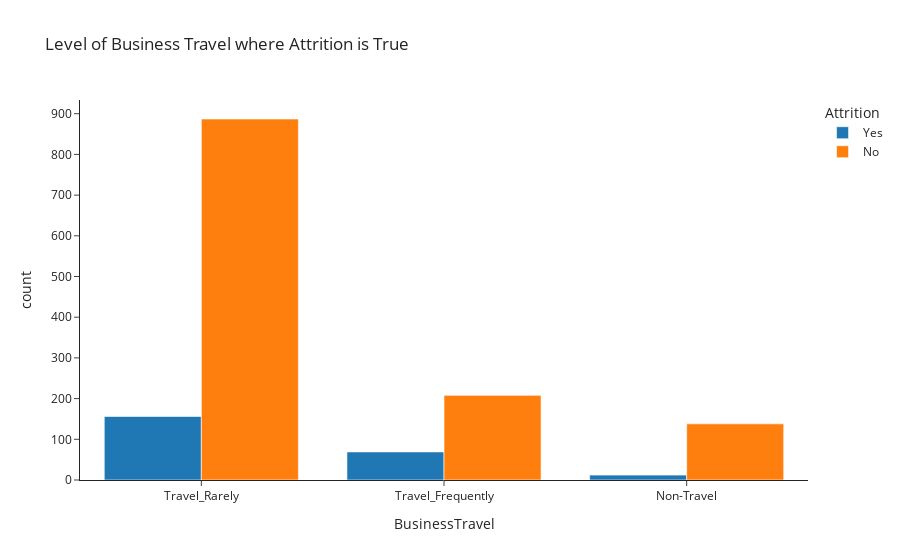

The notebook cell this image was saved under:
### Code cell
# Business Travel and attrition
fig = px.histogram(column_feature_top10, x='BusinessTravel', color='Attrition', barmode='group', title='Level of Business Travel')
fig.show()

### Figure 1 — Plotly figure (JSON) as saved in the notebook; plotly's stock layout.template omitted (floating-point values rounded to 4 significant figures; data arrays with more than 128 entries replaced by an {"elided": "..."} marker saying what was removed)
{"data": [{"alignmentgroup": "True", "bingroup": "x", "hovertemplate": "Attrition=Yes<br>BusinessTravel=%{x}<br>count=%{y}<extra></extra>", "legendgroup": "Yes", "marker": {"color": "#1F77B4", "pattern": {"shape": ""}}, "name": "Yes", "offsetgroup": "Yes", "orientation": "v", "showlegend": true, "type": "histogram", "x": {"elided": "237 str values"}, "xaxis": "x", "yaxis": "y"}, {"alignmentgroup": "True", "bingroup": "x", "hovertemplate": "Attrition=No<br>BusinessTravel=%{x}<br>count=%{y}<extra></extra>", "legendgroup": "No", "marker": {"color": "#FF7F0E", "pattern": {"shape": ""}}, "name": "No", "offsetgroup": "No", "orientation": "v", "showlegend": true, "type": "histogram", "x": {"elided": "1233 str values"}, "xaxis": "x", "yaxis": "y"}], "layout": {"barmode": "group", "legend": {"title": {"text": "Attrition"}, "tracegroupgap": 0}, "title": {"text": "Level of Business Travel where Attrition is True"}, "xaxis": {"anchor": "y", "domain": [0, 1], "title": {"text": "BusinessTravel"}}, "yaxis": {"anchor": "x", "domain": [0, 1], "title": {"text": "count"}}}}
